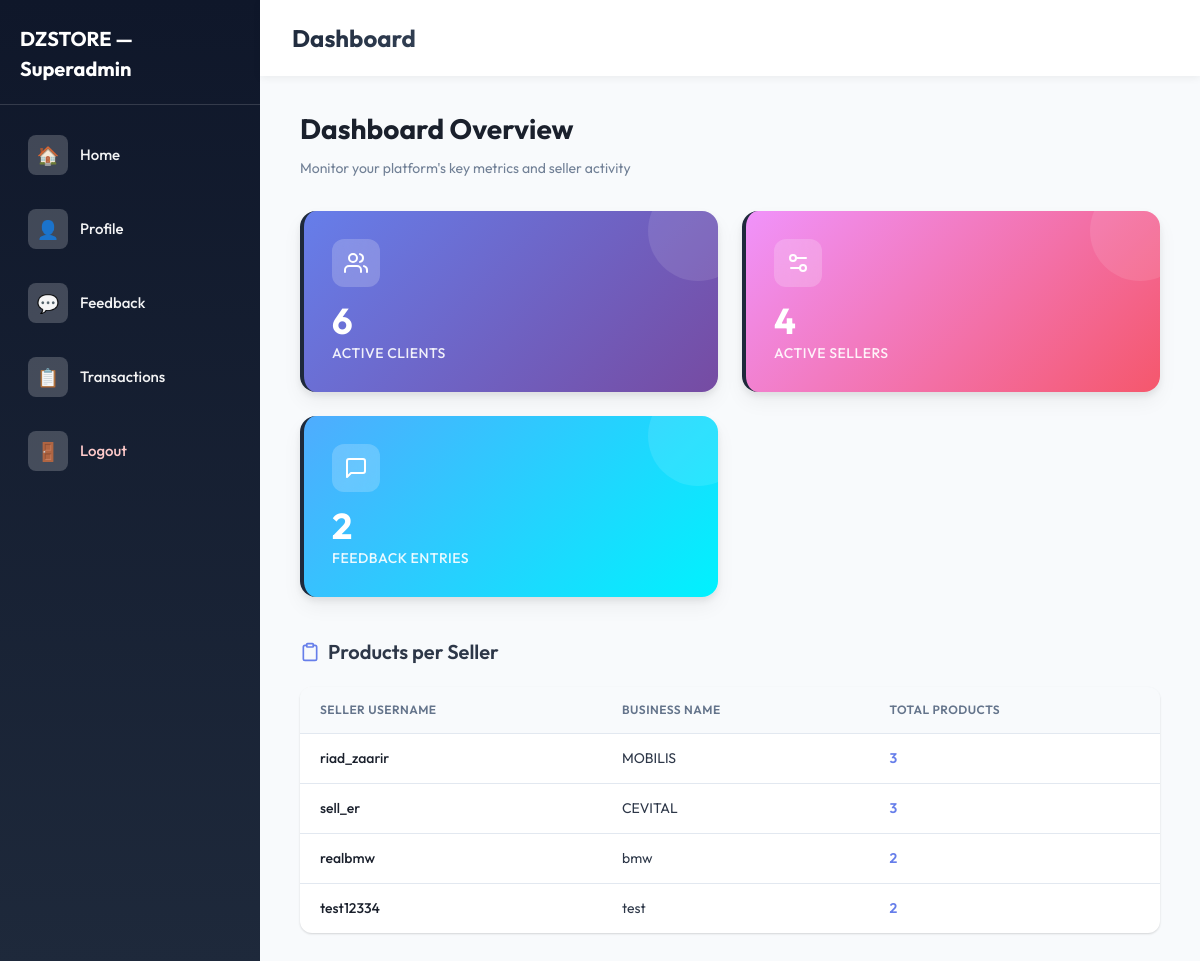
/superadmin/home/ (signed in), run on the app's committed database.
### accounts/models.py (models this page shows, shortened)
class Seller(models.Model):
    user = models.OneToOneField(
        Client,
        on_delete=models.CASCADE,
        related_name="seller_profile",
    )
    business_name = models.CharField(max_length=200, null=True, blank=True)
    phone_number = models.CharField(max_length=20, null=True, blank=True)

class Client(AbstractUser):
    email = models.EmailField(unique=True)
    age = models.PositiveIntegerField(
        validators=[MinValueValidator(18)],
        null=True,
        blank=False,
    )

### accounts/views.py (the view)
# urls.py: path('superadmin/home/', superadmin_home_view, name='superadmin_home'),
@login_required
def superadmin_home_view(request):
    if not getattr(request.user, "is_superuser", False):
        messages.error(request, "Access denied. Superadmin only.")
        return redirect("superadmin_login")
    clients_count = Client.objects.filter(seller_profile__isnull=True).count()
    sellers_count = Seller.objects.count()
    sellers_with_products = Seller.objects.annotate(product_count=Count("products")).order_by("-product_count")
    feedback_count = Feedback.objects.count()
    return render(
        request,
        "accounts/superadmin_home.html",
        {
            "clients_count": clients_count,
            "sellers_count": sellers_count,
            "sellers_with_products": sellers_with_products,
            "feedback_count": feedback_count,
        },
    )

### accounts/context_processors.py (called while the page is built)
def seller_notifications(request):
    if not request.user.is_authenticated:
        return {"seller_unread_notifications": 0}
    if not Seller.objects.filter(user=request.user).exists():
        return {"seller_unread_notifications": 0}
    seller = Seller.objects.get(user=request.user)
    count = Notification.objects.filter(seller=seller, is_read=False).count()
    return {"seller_unread_notifications": count}

### accounts/templates/accounts/superadmin_home.html (shortened to what this page needs)
{% extends "accounts/base_superadmin.html" %}
{% block content %}
<div class="dashboard-header">
    <h2 class="page-title">Dashboard Overview</h2>
    <p class="page-subtitle">Monitor your platform's key metrics and seller activity</p>
</div>
<div class="dashboard-grid">
    <div class="stat-card">
        <div class="icon">
            <svg viewBox="0 0 24 24">
                <path d="M17 21v-2a4 4 0 0 0-4-4H5a4 4 0 0 0-4 4v2"></path>
                <circle cx="9" cy="7" r="4"></circle>
                <path d="M23 21v-2a4 4 0 0 0-3-3.87"></path>
                <path d="M16 3.13a4 4 0 0 1 0 7.75"></path>
            </svg>
        </div>
        <div class="number">{{ clients_count }}</div>
        <div class="label">Active Clients</div>
    </div>
    <div class="stat-card">
        <div class="icon">
            <svg viewBox="0 0 24 24">
                <path d="M20 7h-9"></path>
                <path d="M14 17H5"></path>
                <circle cx="17" cy="17" r="3"></circle>
                <circle cx="7" cy="7" r="3"></circle>
            </svg>
        </div>
        <div class="number">{{ sellers_count }}</div>
        <div class="label">Active Sellers</div>
    </div>
    <div class="stat-card">
        <div class="icon">
            <svg viewBox="0 0 24 24">
                <path d="M21 15a2 2 0 0 1-2 2H7l-4 4V5a2 2 0 0 1 2-2h14a2 2 0 0 1 2 2z"></path>
            </svg>
        </div>
        <div class="number">{{ feedback_count }}</div>
        <div class="label">Feedback Entries</div>
    </div>
</div>
<div class="section-header">
    <h3 class="section-title">
        <svg viewBox="0 0 24 24" fill="none" stroke="currentColor" stroke-width="2" stroke-linecap="round" stroke-linejoin="round">
            <path d="M16 4h2a2 2 0 0 1 2 2v14a2 2 0 0 1-2 2H6a2 2 0 0 1-2-2V6a2 2 0 0 1 2-2h2"></path>
            <rect x="8" y="2" width="8" height="4" rx="1" ry="1"></rect>
        </svg>
        Products per Seller
    </h3>
</div>
<div class="table-wrap">
    <table>
        <thead>
            <tr>
                <th>Seller Username</th>
                <th>Business Name</th>
                <th>Total Products</th>
            </tr>
        </thead>
        <tbody>
            {% for s in sellers_with_products %}
                <tr>
                    <td>{{ s.user.username }}</td>
                    <td>{{ s.business_name|default:"—" }}</td>
                    <td>{{ s.product_count }}</td>
                </tr>
            {% empty %}
                <tr class="empty-row">
                    <td colspan="3">No sellers registered yet.</td>
                </tr>
            {% endfor %}
        </tbody>
    </table>
</div>
{% endblock %}

### accounts/templates/accounts/base_superadmin.html (shortened to what this page needs)
{% load static %}
<!DOCTYPE html>
<html lang="en">
<head>
    <link rel="stylesheet" href="{% static 'accounts/css/dzstore.css' %}">
</head>
<body class="layout-app theme-superadmin">
    <nav class="sidebar">
        <div class="nav-brand">DZSTORE — Superadmin</div>
        <ul>
            <li class="nav-item"><a href="{% url 'superadmin_home' %}"><span class="nav-icon">🏠</span><span>Home</span></a></li>
            <li class="nav-item"><a href="{% url 'superadmin_profile' %}"><span class="nav-icon">👤</span><span>Profile</span></a></li>
            <li class="nav-item"><a href="{% url 'superadmin_feedback' %}"><span class="nav-icon">💬</span><span>Feedback</span></a></li>
            <li class="nav-item"><a href="{% url 'superadmin_transactions' %}"><span class="nav-icon">📋</span><span>Transactions</span></a></li>
            <li class="nav-item logout"><a href="{% url 'superadmin_logout' %}"><span class="nav-icon">🚪</span><span>Logout</span></a></li>
        </ul>
    </nav>
    <main class="main">
        <header class="main-header">
            <h1 class="brand">{% block header_title %}Dashboard{% endblock %}</h1>
        </header>
        <div class="content">
            {% block content %}{% endblock %}
        </div>
    </main>
</body>
</html>

### accounts/static/accounts/css/dzstore.css (style rules this page uses)
:root { --font: 'Outfit', -apple-system, BlinkMacSystemFont, sans-serif; --radius-sm: 8px; --radius-md: 12px; --radius-lg: 16px; --radius-xl: 20px; --shadow-sm: 0 2px 8px rgba(0,0,0,0.06); --shadow-md: 0 4px 16px rgba(0,0,0,0.08); --shadow-lg: 0 8px 32px rgba(0,0,0,0.12); --transition: 0.2s ease; --primary: #6366f1; --primary-dark: #4f46e5; --primary-light: #818cf8; --accent: #8b5cf6; --sidebar-from: #4f46e5; --sidebar-to: #7c3aed; --gradient: linear-gradient(135deg, var(--primary) 0%, var(--accent) 100%); --sidebar-bg: linear-gradient(180deg, var(--sidebar-from), var(--sidebar-to)); --btn-bg: var(--gradient); --focus-ring: rgba(99, 102, 241, 0.25); --card-accent: var(--accent); --danger: #dc2626; --danger-bg: #fee2e2; --success-bg: #dcfce7; --success-text: #166534; --warning-bg: #fef3c7; --warning-text: #92400e; }
.theme-superadmin { --primary: #1e293b; --primary-dark: #0f172a; --primary-light: #334155; --accent: #475569; --sidebar-from: #0f172a; --sidebar-to: #1e293b; --gradient: linear-gradient(135deg, #1e293b 0%, #334155 100%); --sidebar-bg: linear-gradient(180deg, var(--sidebar-from), var(--sidebar-to)); --btn-bg: var(--gradient); --focus-ring: rgba(30, 41, 59, 0.2); --card-accent: #1e293b; }
*, *::before, *::after { margin: 0; padding: 0; box-sizing: border-box; }
html { scroll-behavior: smooth; }
body { font-family: var(--font); font-size: 16px; line-height: 1.5; color: #1e293b; background: #f1f5f9; min-height: 100vh; -webkit-font-smoothing: antialiased; }
.layout-app { display: flex; min-height: 100vh; overflow-x: hidden; }
.layout-app .sidebar { width: 260px; background: var(--sidebar-bg); color: #fff; padding: 24px 0; box-shadow: 2px 0 20px rgba(0,0,0,0.1); flex-shrink: 0; display: flex; flex-direction: column; }
.layout-app .sidebar ul { list-style: none; }
.layout-app .sidebar .nav-item { margin: 0 12px 6px; border-radius: var(--radius-md); overflow: hidden; }
.layout-app .sidebar .nav-item a { display: flex; align-items: center; gap: 12px; padding: 14px 16px; color: rgba(255,255,255,0.95); text-decoration: none; font-weight: 500; font-size: 15px; transition: background var(--transition), transform var(--transition); }
.layout-app .sidebar .nav-item.logout a { color: #fecaca; }
.layout-app .nav-icon { width: 40px; height: 40px; background: rgba(255,255,255,0.2); border-radius: var(--radius-sm); display: flex; align-items: center; justify-content: center; font-size: 18px; flex-shrink: 0; }
.layout-app .nav-brand { padding: 0 20px 20px; font-size: 20px; font-weight: 700; color: #fff; border-bottom: 1px solid rgba(255,255,255,0.15); margin-bottom: 16px; }
.layout-app .main { flex: 1; display: flex; flex-direction: column; min-width: 0; background: #f8fafc; }
.layout-app .main-header { background: #fff; padding: 20px 32px; box-shadow: var(--shadow-sm); display: flex; align-items: center; justify-content: space-between; flex-wrap: wrap; gap: 16px; }
.layout-app .main-header .brand { font-size: 24px; font-weight: 700; background: var(--gradient); -webkit-background-clip: text; -webkit-text-fill-color: transparent; background-clip: text; }
.layout-app .content { flex: 1; padding: 32px 40px; overflow-y: auto; }
.page-title { font-size: 24px; font-weight: 600; color: #1e293b; margin-bottom: 8px; }
.dashboard-grid { display: grid; grid-template-columns: repeat(auto-fill, minmax(180px, 1fr)); gap: 20px; margin-bottom: 32px; }
.stat-card { background: #fff; padding: 24px; border-radius: var(--radius-lg); box-shadow: var(--shadow-md); border-left: 4px solid var(--card-accent); }
.stat-card .number { font-size: 32px; font-weight: 700; color: #1e293b; line-height: 1.2; }
.stat-card .label { font-size: 14px; color: #64748b; margin-top: 4px; }
.table-wrap { background: #fff; border-radius: var(--radius-lg); box-shadow: var(--shadow-md); overflow: hidden; }
.table-wrap table { width: 100%; border-collapse: collapse; }
.table-wrap th, .table-wrap td { padding: 14px 20px; text-align: left; border-bottom: 1px solid #e2e8f0; }
.table-wrap th { background: #f8fafc; font-weight: 600; font-size: 12px; color: #64748b; text-transform: uppercase; letter-spacing: 0.5px; }
.table-wrap tr:last-child td { border-bottom: none; }

### data on the page
Seller: user.username "riad_zaarir", business_name "MOBILIS", product_count "3"
Seller: user.username "sell_er", business_name "CEVITAL", product_count "3"
Seller: user.username "realbmw", business_name "bmw", product_count "2"
Seller: user.username "test12334", business_name "test", product_count "2"

### other printed values
{{ clients_count }} "6"
{{ sellers_count }} "4"
{{ feedback_count }} "2"
